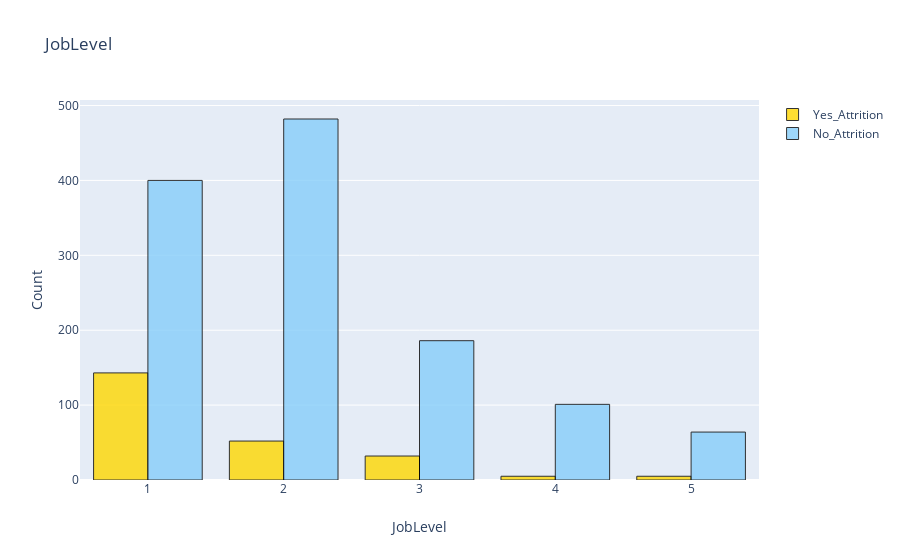

Notebook cell for this chart:
### Markdown cell above
Pertanyaan yang mau di highlight

### Code cell
tmp1 = df[(df['Attrition'] == 1)]
tmp2 = df[(df['Attrition'] == 0)]

bar1 = go.Bar(x=tmp1['JobLevel'].value_counts().keys().tolist(),
       y=tmp1['JobLevel'].value_counts().values.tolist(),
       name='Yes_Attrition',opacity = 0.8, marker=dict(color='gold',line=dict(color='#000000',width=1)))

bar2 = go.Bar(x=tmp2['JobLevel'].value_counts().keys().tolist(),
       y=tmp2['JobLevel'].value_counts().values.tolist(),
       name='No_Attrition', opacity = 0.8, marker=dict(color='lightskyblue',line=dict(color='#000000',width=1)))

layout = dict(title = "JobLevel",
              xaxis= dict(title="JobLevel"), 
              yaxis=dict(title='Count'))

fig = go.Figure(data=[bar1, bar2], layout=layout)
py.iplot(fig)

### Figure 1 — Plotly figure (JSON) as saved in the notebook; plotly's stock layout.template omitted (floating-point values rounded to 4 significant figures)
{"data": [{"marker": {"color": "gold", "line": {"color": "#000000", "width": 1}}, "name": "Yes_Attrition", "opacity": 0.8, "type": "bar", "x": [1, 2, 3, 5, 4], "y": [143, 52, 32, 5, 5]}, {"marker": {"color": "lightskyblue", "line": {"color": "#000000", "width": 1}}, "name": "No_Attrition", "opacity": 0.8, "type": "bar", "x": [2, 1, 3, 4, 5], "y": [482, 400, 186, 101, 64]}], "layout": {"title": {"text": "JobLevel"}, "xaxis": {"title": {"text": "JobLevel"}}, "yaxis": {"title": {"text": "Count"}}}}
